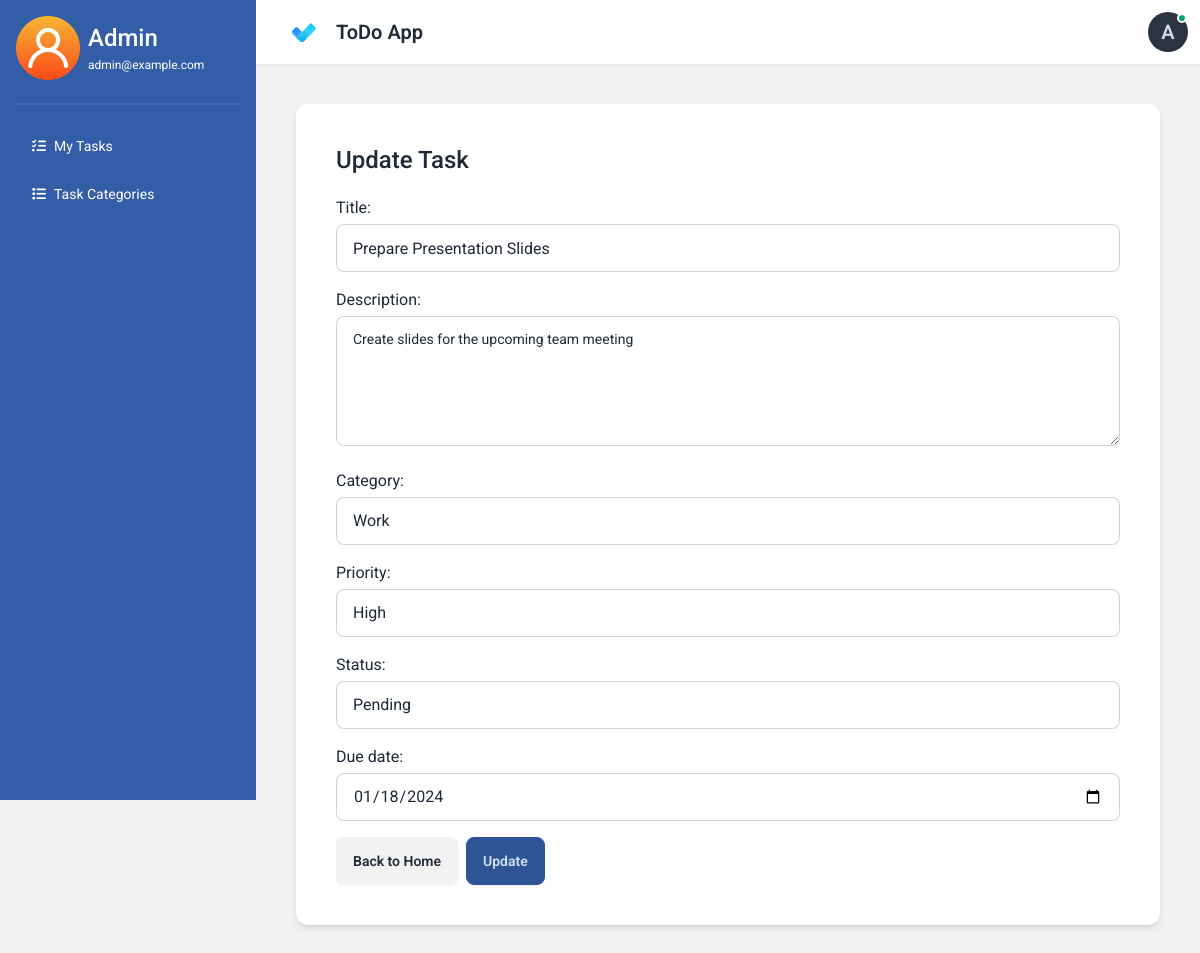
The page /edit_task/4/ (signed in) on the database its author committed.
### todoapp/models.py (models this page shows, shortened)
class Task(models.Model):
    PRIORITY_CHOICES = (
        ("low", "Low"),
        ("medium", "Medium"),
        ("high", "High"),
    )
    STATUS_CHOICES = (
        ("pending", "Pending"),
        ("in_progress", "In Progress"),
        ("completed", "Completed"),
    )
    title = models.CharField(max_length=50)
    description = models.TextField(blank=True)
    category = models.ForeignKey(Category, on_delete=models.CASCADE, related_name="tasks")
    priority = models.CharField(max_length=10, choices=PRIORITY_CHOICES)
    status = models.CharField(max_length=15, choices=STATUS_CHOICES, default="pending")
    due_date = models.DateField()
    user = models.ForeignKey(User, on_delete=models.CASCADE, related_name='tasks')
    created_at = models.DateTimeField(auto_now_add=True)
    updated_at = models.DateTimeField(auto_now=True)
    class Meta:
        verbose_name_plural = "Tasks"

### todoapp/views.py (the view, shortened to what this page needs)
# urls.py: path('edit_task/<int:task_id>/', views.edit_task, name='edit_task'),
@login_required
def edit_task(request, task_id):
    task = get_object_or_404(Task, id=task_id, user=request.user)
    form = TaskForm(instance=task)
    return render(request, 'todoapp/create_task.html', {'form': form})

### todoapp/forms.py
class TaskForm(forms.ModelForm):
    class Meta:
        model = Task
        exclude = ("user", )
        widgets = {
            'title': forms.TextInput(attrs={'class': 'input input-bordered w-full mt-1'}),
            'description': forms.Textarea(attrs={'class': 'textarea input-bordered w-full mt-1', 'rows': 4}),
            'category': forms.Select(attrs={'class': 'input input-bordered w-full mt-1'}),
            'priority': forms.Select(attrs={'class': 'input input-bordered w-full mt-1'}),
            'status': forms.Select(attrs={'class': 'input input-bordered w-full mt-1'}),
            'completed': forms.Select(attrs={'class': 'input input-bordered w-full mt-1'}),
            'due_date': forms.DateInput(attrs={'class': 'input input-bordered w-full mt-1', 'type': 'date'}),
        }

### todoapp/models.py (called while the page is built)
    def __str__(self):
        return self.name

### todoapp/templates/todoapp/create_task.html (shortened to what this page needs)
{% extends "todoapp/layout.html" %}
{% block content %}
<section class="px-3 py-8 md:p-10 shadow-md rounded-xl" data-theme="light">
    <h1 class="text-2xl font-medium mb-5">
        {% if form.instance.pk %}
            Update Task
        {% else %}
            Create New Task
        {% endif %}
    </h1>
    <form class="flex flex-col gap-4" action="" method="POST">
        {{ form }}
        <div class="flex gap-2">
            <a href="{% url 'home' %}" class="btn">Back to Home</a>
            <button type="submit" class="btn" data-theme="aqua">
                {% if form.instance.pk %}
                    Update
                {% else %}
                    Create
                {% endif %}
            </button>
        </div>
    </form>
</section>
{% endblock content %}

### todoapp/templates/components/topnav.html (shortened to what this page needs)
<nav class="navbar shadow-sm">
    <div class="flex-1">
      <a href="{% url "home" %}" class="btn bg-white hover:bg-white shadow-none border-none text-xl" data-theme="light">
        ToDo App
      </a>
    </div>
    <div class="flex-none gap-2">
      <div class="dropdown dropdown-end">
        <div tabindex="0" role="button" class="btn btn-ghost btn-circle avatar">
          <div class="avatar online placeholder">
            <div class="bg-neutral text-neutral-content w-10 rounded-full">
              <span class="text-xl">{{ request.user.username.0|upper }}</span>
            </div>
          </div>
        </div>
      </div>
    </div>
</nav>

### todoapp/templates/components/sidebar.html (shortened to what this page needs)
{% load static %}
<div class="drawer-side">
    <div class="menu text-base-content min-h-full w-64 p-4" data-theme="aqua">
      <div class="flex items-center gap-2">
        <img class="w-16" src="{% static "todoapp/images/user.png" %}" alt="">
        <div>
          <h2 class="text-white text-2xl font-medium">{{ request.user.username|title }}</h2>
          <span class="text-xs text-white">{{ request.user.email }}</span>
        </div>
      </div>
      <div class="divider"></div>
      <ul class="flex flex-col gap-3">
        <li><a href="{% url "home" %}" class="py-2 {% if request.resolver_match.url_name == 'home' %}active{% endif %}" style="color: white"><i class="fa-solid fa-list-check"></i>My Tasks</a></li>
        <li><a href="{% url "category_list" %}" class="py-2 {% if request.resolver_match.url_name == 'category_list' %} active {% endif %}" style="color: white"><i class="fa-solid fa-list"></i> Task Categories</a></li>
      </ul>
    </div>
  </div>
</div>

### todoapp/templates/todoapp/layout.html (style rules this page uses)
body { font-family: "Roboto", serif; }

### rows shown on the page
Task: title "Prepare Presentation Slides", description "Create slides for the upcoming team meeting", category "Work", priority "High", status "Pending", due_date "01/18/2024"

### other values the page prints
{{ request.user.username.0|upper }} "A"
{{ request.user.username|title }} "Admin"
{{ request.user.email }} "admin@example.com"
